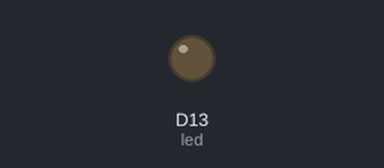
Bench run of a program on a simulated Arduino board driven over Firmata from a computer. Shown: output pins drawn as LEDs (lit = HIGH).

Above: at 0.1 s.
At 5.1 s:
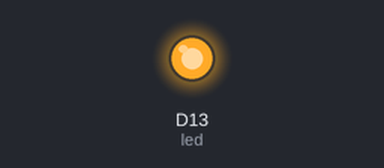
Timing chart, 0 to 6.6 s (numbered marks = the images above):
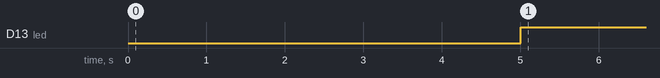

The program:

6_passive_infrared_sensor.py
```python
import pyfirmata
import time
from board_settings import board

it = pyfirmata.util.Iterator(board)

it.start()


# assign a pin (input) to Passive Infrared Sensor (PIR sensor)
pir_sensor = board.get_pin("d:2:i")

# assign a pin to the led (output). This is the arduino on board led.
led = board.get_pin("d:13:o")


while True:
    pir_value = pir_sensor.read()
    # uncomment the following line if you want to print the pir value
    # print(pir_value)

    # if the infrared sensor signal is True, turn on the led
    if pir_value:
        led.write(True)  # I can salso say led.write(1)
        # the led on time depends on the delay adjustment of the sensor. The delay can
        # be adjusted using one of the adjustment screws on the PIR sensor.
    else:
        # if the infrared sensor is False, turn off the led.
        led.write(False)  # I can salso say led.write(0)
```

board_settings.py
```python
import pyfirmata

board = pyfirmata.Arduino("/dev/cu.usbmodem1411")
```

Measured:
- by itself, D13 (led): LOW → HIGH at 5.0 s
